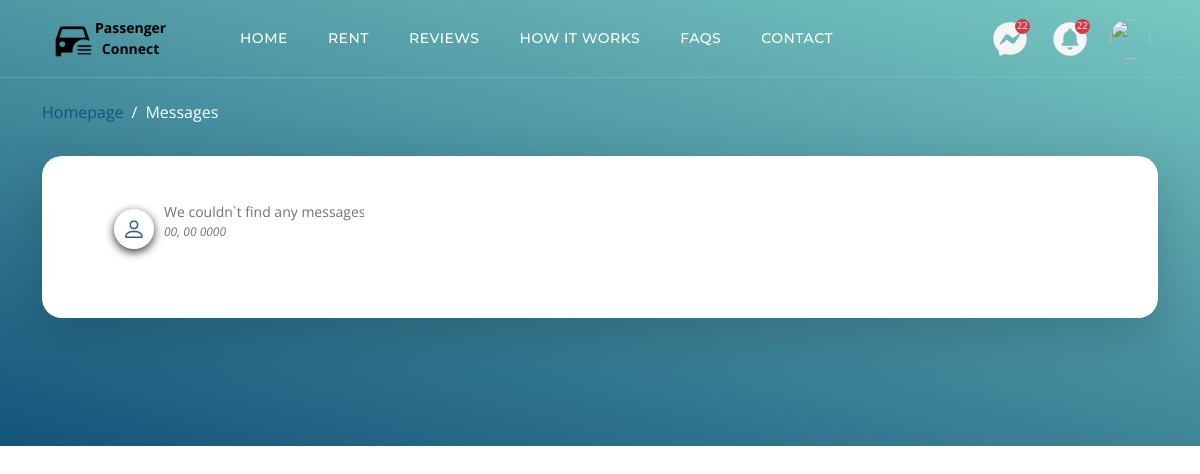
The app's page /messages (signed in), older data.
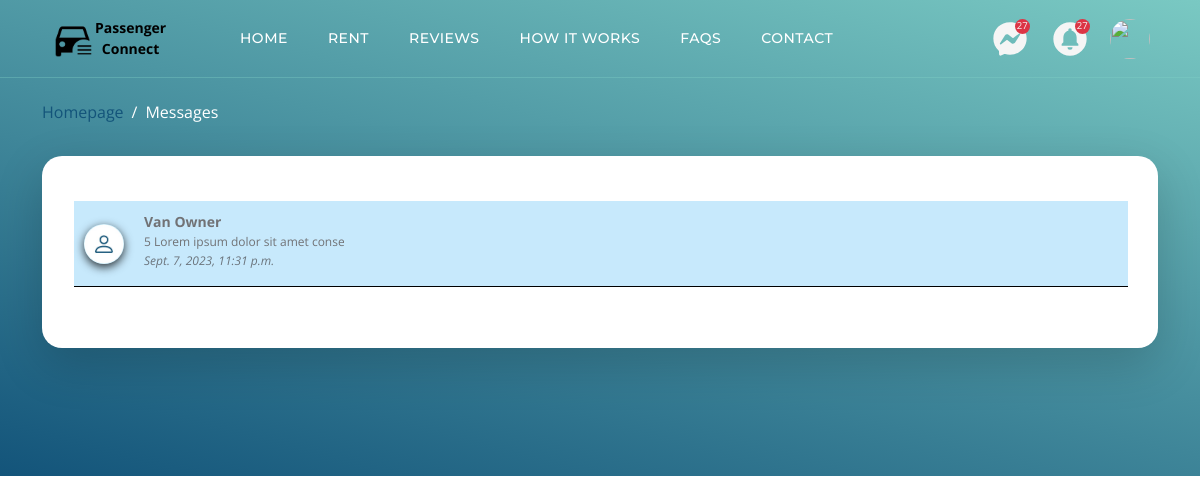
The same page, newer data.
### webpage/models.py (models this page shows)
class Messages(models.Model):
    sender = models.ForeignKey(User, on_delete=models.CASCADE, related_name='sent_messages')
    receiver = models.ForeignKey(User, on_delete=models.CASCADE, related_name='received_messages')
    date_sent = models.DateTimeField(default=datetime.now())
    date_seen = models.DateTimeField(default=datetime.now())
    is_seen = models.BooleanField(default=False)
    message = models.TextField()
    message_id = models.CharField(max_length=50)
    offer = models.IntegerField(null=True, blank=True, default=0)
    rental_attachment = models.ForeignKey(RentedVan, on_delete=models.CASCADE, null=True, blank=True)
    carpooling_attachment = models.ForeignKey(CarpoolVan, on_delete=models.CASCADE, null=True, blank=True)
    def __str__(self):
        return f'SENDER : {self.sender.username} || MESSAGE : {self.message}'

### webpage/views.py (the view)
# urls.py: path('messages', user_messages, name='user_messages'),
def user_messages(request):
    if not request.user.is_authenticated:
        messages.info(request, f'The page you are trying to access is not available.')
        return redirect('/login')
    return render(request, 'messages/messages.html')

### templates/messages/messages.html (shortened to what this page needs)
{% load static %}
{% load tz %}
{% load vanrental_templatetags %}
{% load pwa %}
<!doctype html>
<html lang="en">
    <head>
        <link href="{% static 'assets/css/bootstrap.min.css' %}" rel="stylesheet">
        <link href="{% static 'assets/css/bootstrap-icons.css' %}" rel="stylesheet">
        <link href="{% static 'assets/css/templatemo-topic-listing.css' %}" rel="stylesheet">
    </head>
    <body id="top">
        <main>
            <nav class="navbar navbar-expand-lg">
                <div class="container">
                    {% if user.is_authenticated %}
                        <button class='menu-button' id="menu-btn" onclick="openSideBar();">
                            <img src="{% static 'assets/images/car-menu-button.png' %}" class='h-45 w-45'/>
                            <span>Passenger Connect</span>
                        </button>
                    {% else %}
                        <button class='menu-button'>
                            <img src="{% static 'assets/images/car.svg' %}" class='h-45 w-45'/>
                            <span>Passenger Connect</span>
                        </button>
                    {% endif %}
                    <div class="collapse navbar-collapse" id="navbarNav">
                        <ul class="navbar-nav ms-lg-5 me-lg-auto">
                            <li class="nav-item">
                                <a class="nav-link click-scroll" href="/index">Home</a>
                            </li>
                            <li class="nav-item">
                                <a class="nav-link click-scroll" href="/index#rent_section">Rent</a>
                            </li>
                            <li class="nav-item">
                                <a class="nav-link click-scroll" href="/index#reviews_section">Reviews</a>
                            </li>
                            <li class="nav-item">
                                <a class="nav-link click-scroll" href="/index#how_does_it_work">How it works</a>
                            </li>
                            <li class="nav-item">
                                <a class="nav-link click-scroll" href="/index#frequently_asked_questions">FAQs</a>
                            </li>
                            <li class="nav-item">
                                <a class="nav-link click-scroll" href="/index#get_in_touch">Contact</a>
                            </li>
                        </ul>
                        {% if user.is_authenticated %}
                        <div class="d-none d-lg-block">
                            <button class="profile-button" onclick="openMessage('desktop');">
                                <img src="{% static 'assets/images/facebook-messenger.svg' %}"/>
                                {% get_unseen_notifications user as unseen_notifications %}
                                {% if unseen_notifications > 0 %}
                                    <div class='notification-alert'>
                                            {{unseen_notifications}}
                                    </div>
                                {% endif %}
                            </button>
                            <button class="profile-button" onclick="openNotification('desktop');">
                                <img src="{% static 'assets/images/bell-circle.svg' %}"/>
                                {% get_unseen_notifications user as unseen_notifications %}
                                {% if unseen_notifications > 0 %}
                                    <div class='notification-alert'>
                                            {{unseen_notifications}}
                                    </div>
                                {% endif %}
                            </button>
                            <button class="profile-button" onclick="openProfile('desktop');">
                                {% get_my_profile user as my_profile %}
                                {% if my_profile %}
                                    <img src="{{my_profile}}"/>
                                {% else %}
                                    <img src="{% static 'assets/images/default-profile.png' %}"/>
                                {% endif %}
                            </button>
                                        {% get_all_messages user as all_my_messages %}
                        </div>
                        {% endif %}
                    </div>
                </div>
            </nav>
            <header class="site-header d-flex flex-column justify-content-center align-items-center -mt-50">
                <div class="container">
                    <div class="row align-items-center">
                        <div class="col-lg-5 col-12">
                            <nav aria-label="breadcrumb" style="display:flex;">
                                <ol class="breadcrumb">
                                    <li class="breadcrumb-item"><a href="/index">Homepage</a></li>
                                    <li class="breadcrumb-item active" aria-current="page">Messages</li>
                                </ol>
                            </nav>
                        </div>
                        <div class="container">
                            <div class="custom-block custom-block-topics-listing bg-white shadow-lg mb-5 mt-3">
                                <div class="d-flex">
                                    <div style='padding-top: 15px; padding-bottom:15px; width: 100%;'>
                                        <ul>
                                            {% get_all_messages user as all_my_messages %}
                                            {% if all_my_messages|length > 0 %}
                                                {% for msg in all_my_messages %}
                                                <li class="custom-button" style='margin-left: -30px; border-bottom: 1px solid black; display: flex; {% if not msg.is_seen %} background-color: #c7e9fc; {% endif %}' onclick="location.href='/messages-{{msg.sender.id}}/'">
                                                    {% if msg.sender.passengeraccount %}
                                                            {% if msg.sender.passengeraccount.profile %}
                                                                <img src="{{msg.sender.passengeraccount.profile}}" class='inbox-profile'/>
                                                            {% else %}
                                                                <img src="{% static 'assets/images/default-profile.png' %}" class='inbox-profile'/>
                                                            {% endif %}
                                                        {% elif msg.sender.driveraccount %}
                                                            {% if msg.sender.driveraccount.profile %}
                                                                <img src="{{msg.sender.driveraccount.profile}}" class='inbox-profile'/>
                                                            {% else %}
                                                                <img src="{% static 'assets/images/default-profile.png' %}" class='inbox-profile'/>
                                                            {% endif %}
                                                        {% else %}
                                                            {% if msg.sender.adminaccount.profile %}
                                                                <img src="{{msg.sender.adminaccount.profile}}" class='inbox-profile'/>
                                                            {% else %}
                                                                <img src="{% static 'assets/images/default-profile.png' %}" class='inbox-profile'/>
                                                            {% endif %}
                                                        {% endif %}
                                                    <div style='margin-top: 10px; margin-bottom: auto; margin-left: 20px;
                                                                width: 200px; white-space: nowrap; overflow: hidden; text-overflow: ellipsis;'>
                                                        <p><b>{{msg.sender.first_name}} {{msg.sender.last_name}}</b></p>
                                                        <p style='margin-top: -15px; font-size: 0.75rem;'>{{msg.message}}</p>
                                                        <p class='text-muted' style='margin-top: -15px; font-size: 0.75rem;'><i>{{msg.date_sent}}</i></p>
                                                    </div>
                                                </li>
                                                {% endfor %}
                                            {% else %}
                                            <li class="custom-button" style='display: flex;'>
                                                <img src="{% static 'assets/images/default-profile.png' %}" style='margin-top: auto; margin-bottom: auto; margin-left: 10px; width: 40px; height: 40px; box-shadow: 0 3px 10px rgba(0, 0, 0, 0.8); border-radius: 50%;'/>
                                                <div style='margin-top: auto; margin-bottom: auto; margin-left: 10px;
                                                            width: 200px; white-space: nowrap; overflow: hidden; text-overflow: ellipsis;'>
                                                    <p>We couldn`t find any messages</p>
                                                    <p class='text-muted' style='margin-top: -15px; font-size: 0.75rem;'><i>00, 00 0000</i></p>
                                                </div>
                                            </li>
                                            {% endif %}
                                        </ul>
                                    </div>
                                </div>
                            </div>
                        </div>
                    </div>
                </div>
            </header>
        </main>
    </body>
</html>

Row changes from the older to the newer data that the page shows:
added Messages: sender.first_name "Van", sender.last_name "Owner", message "5 Lorem ipsum dolor sit amet con…", date_sent "Sept. 7, 2023, 11:31 p.m."
Text that changed along with them:
{{ unseen_notifications }}: "22" → "27"
text no longer shown: "We couldn`t find any messages 00, 00 0000"
